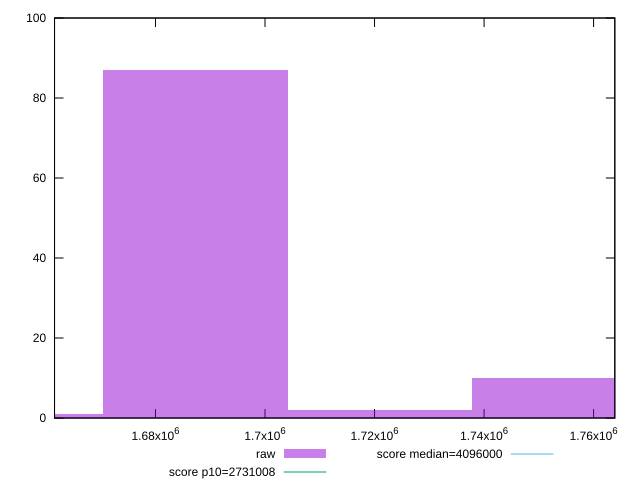

Reproduce this figure in gnuplot.
reset

$raw <<EOF
1754752.4345468257 10
1687261.9562950246 87
1721007.1954209253 2
1653516.7171691242 1
EOF

set key outside below
set boxwidth 33745.239125900494
set xrange [1661567:1763874]
set yrange [0:100]
set trange [0:100]
set style fill transparent solid 0.5 noborder

set parametric
set terminal svg size 640, 490 enhanced background rgb 'white'
set output "reports/report_00028_2021-02-24T12-49-42.674Z/total-byte-weight/samples/astro/raw/histogram.svg"

plot $raw title "raw" with boxes, \
     2731008,t title "score p10=2731008", \
     4096000,t title "score median=4096000"

reset
